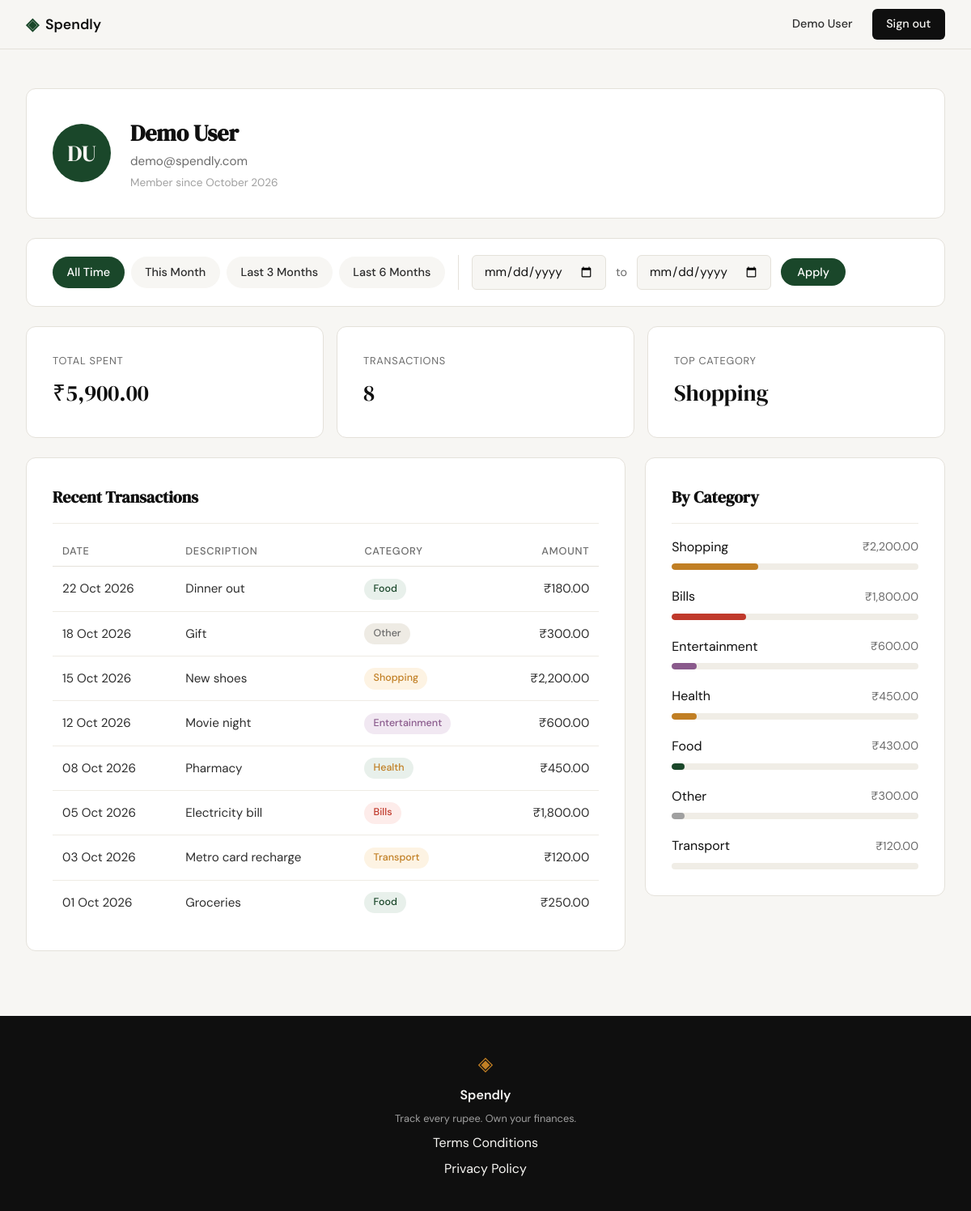
Screenshot of /profile (signed in) with the database file from the repository.
### tables this page shows
CREATE TABLE users (
                id            INTEGER PRIMARY KEY AUTOINCREMENT,
                name          TEXT NOT NULL,
                email         TEXT NOT NULL UNIQUE,
                password_hash TEXT NOT NULL,
                created_at    TEXT DEFAULT (datetime('now'))
            );

CREATE TABLE expenses (
                id          INTEGER PRIMARY KEY AUTOINCREMENT,
                user_id     INTEGER NOT NULL REFERENCES users(id),
                amount      REAL NOT NULL,
                category    TEXT NOT NULL,
                date        TEXT NOT NULL,
                description TEXT,
                created_at  TEXT DEFAULT (datetime('now'))
            );

### app.py (the view)
@app.route("/profile")
def profile():
    if not _is_signed_in():
        return redirect(url_for("login"))
    user = get_user_by_id(session["user_id"])
    start_date, end_date, date_error = _parse_date_range(request.args)
    transactions = [
        {
            "date": row["date"],
            "date_label": _format_date(row["date"]),
            "description": row["description"] or "",
            "category": row["category"],
            "amount": row["amount"],
            "badge_class": f"badge-{row['category'].lower()}",
        }
        for row in get_recent_expenses(
            user["id"], start_date=start_date, end_date=end_date
        )
    ]
    category_rows = get_category_totals(user["id"], start_date, end_date)
    grand_total = sum(row["total"] for row in category_rows)
    breakdown = [
        {
            "name": row["category"],
            "amount": row["total"],
            "bar_class": f"bar-w-{round(row['total'] / grand_total * 100 / 5) * 5}",
            "color_class": f"fill-{row['category'].lower()}",
        }
        for row in category_rows
    ] if grand_total else []
    summary = get_expense_summary(user["id"], start_date, end_date)
    stats = {
        "total_spent": summary["total_spent"],
        "count": summary["count"],
        "top_category": breakdown[0]["name"] if breakdown else "—",
    }
    initials = "".join(word[0] for word in user["name"].split()[:2]).upper() or "?"
    return render_template(
        "profile.html",
        initials=initials,
        member_since=_format_member_since(user["created_at"]),
        stats=stats,
        transactions=transactions,
        breakdown=breakdown,
        start_date=start_date,
        end_date=end_date,
        date_error=date_error,
        range_label=_range_label(start_date, end_date),
        presets=_filter_presets(start_date, end_date),
        is_filtered=bool(start_date or end_date),
    )

### app.py (called while the page is built)
@app.context_processor
def inject_current_user():
    user_id = session.get("user_id")
    return {"current_user": get_user_by_id(user_id) if user_id else None}

def _is_signed_in():
    user_id = session.get("user_id")
    return bool(user_id and get_user_by_id(user_id))

def _format_member_since(raw):
    try:
        return datetime.strptime(raw[:10], "%Y-%m-%d").strftime("%B %Y")
    except (TypeError, ValueError):
        return ""

def _format_date(raw):
    try:
        return datetime.strptime(raw[:10], "%Y-%m-%d").strftime("%d %b %Y")
    except (TypeError, ValueError):
        return raw or ""

def _parse_date_bound(raw):
    raw = (raw or "").strip()
    if not raw:
        return None, False
    try:
        return datetime.strptime(raw, "%Y-%m-%d").strftime("%Y-%m-%d"), False
    except ValueError:
        return None, True

def _parse_date_range(args):
    start, start_bad = _parse_date_bound(args.get("start_date"))
    end, end_bad = _parse_date_bound(args.get("end_date"))
    if start_bad or end_bad:
        return start, end, "Please enter dates in YYYY-MM-DD format."
    if start and end and start > end:
        return None, None, "Start date must be on or before the end date."
    return start, end, None

def _months_back_start(today, months):
    index = today.year * 12 + today.month - 1 - months
    return today.replace(year=index // 12, month=index % 12 + 1, day=1)

def _filter_presets(start, end):
    today = date.today()
    end_iso = today.isoformat()
    presets = [
        ("All Time", None, None),
        ("This Month", today.replace(day=1).isoformat(), end_iso),
        ("Last 3 Months", _months_back_start(today, 3).isoformat(), end_iso),
        ("Last 6 Months", _months_back_start(today, 6).isoformat(), end_iso),
    ]
    return [
        {
            "label": label,
            "start": p_start,
            "end": p_end,
            "active": (p_start, p_end) == (start, end),
        }
        for label, p_start, p_end in presets
    ]

def _range_label(start, end):
    if start and end:
        return f"Showing {_format_date(start)} – {_format_date(end)}"
    if start:
        return f"Showing from {_format_date(start)}"
    if end:
        return f"Showing up to {_format_date(end)}"
    return None

### database/db.py (called while the page is built)
def get_db():
    conn = sqlite3.connect(DB_PATH)
    conn.row_factory = sqlite3.Row
    conn.execute("PRAGMA foreign_keys = ON")
    return conn

### templates/profile.html (shortened to what this page needs)
{% extends "base.html" %}
{% block content %}
<section class="profile-page">
    <div class="profile-inner">
        <section class="profile-card">
            <div class="profile-avatar" aria-hidden="true">{{ initials }}</div>
            <div>
                <h1 class="profile-name">{{ current_user["name"] }}</h1>
                <p class="profile-email">{{ current_user["email"] }}</p>
                {% if member_since %}
                <p class="profile-since">Member since {{ member_since }}</p>
                {% endif %}
            </div>
        </section>
        <section class="filter-card" aria-label="Filter by date">
            <div class="filter-bar">
                <nav class="filter-presets" aria-label="Quick ranges">
                    {% for preset in presets %}
                    <a class="filter-pill{% if preset.active %} is-active{% endif %}"
                       href="{% if preset.start %}{{ url_for('profile', start_date=preset.start, end_date=preset.end) }}{% else %}{{ url_for('profile') }}{% endif %}"
                       {% if preset.active %}aria-current="true"{% endif %}>{{ preset.label }}</a>
                    {% endfor %}
                </nav>
                <form method="get" action="{{ url_for('profile') }}" class="filter-form">
                    <input type="date" id="start_date" name="start_date" class="form-input" aria-label="From date" value="{{ start_date or '' }}">
                    <span class="filter-sep">to</span>
                    <input type="date" id="end_date" name="end_date" class="form-input" aria-label="To date" value="{{ end_date or '' }}">
                    <button type="submit" class="filter-apply">Apply</button>
                </form>
            </div>
        </section>
        <section class="profile-stats" aria-label="Summary">
            <div class="stat-card">
                <span class="stat-label">Total spent</span>
                <span class="stat-value">₹{{ "{:,.2f}".format(stats.total_spent) }}</span>
            </div>
            <div class="stat-card">
                <span class="stat-label">Transactions</span>
                <span class="stat-value">{{ stats.count }}</span>
            </div>
            <div class="stat-card">
                <span class="stat-label">Top category</span>
                <span class="stat-value">{{ stats.top_category }}</span>
            </div>
        </section>
        <div class="profile-columns">
        <section class="profile-section">
            <h2 class="profile-section-title">Recent Transactions</h2>
            <div class="tx-table-wrap">
                <table class="tx-table">
                    <thead>
                        <tr>
                            <th scope="col">Date</th>
                            <th scope="col">Description</th>
                            <th scope="col">Category</th>
                            <th scope="col" class="tx-amount">Amount</th>
                        </tr>
                    </thead>
                    <tbody>
                        {% for tx in transactions %}
                        <tr>
                            <td>{{ tx.date_label }}</td>
                            <td>{{ tx.description }}</td>
                            <td><span class="badge {{ tx.badge_class }}">{{ tx.category }}</span></td>
                            <td class="tx-amount">₹{{ "{:,.2f}".format(tx.amount) }}</td>
                        </tr>
                        {% else %}
                        <tr>
                            <td colspan="4">{% if is_filtered %}No transactions in this range.{% else %}No expenses yet.{% endif %}</td>
                        </tr>
                        {% endfor %}
                    </tbody>
                </table>
            </div>
        </section>
        <section class="profile-section">
            <h2 class="profile-section-title">By Category</h2>
            <div class="breakdown">
                {% for item in breakdown %}
                <div class="breakdown-item">
                    <div class="breakdown-meta">
                        <span>{{ item.name }}</span>
                        <span class="breakdown-total">₹{{ "{:,.2f}".format(item.amount) }}</span>
                    </div>
                    <div class="breakdown-track" aria-hidden="true">
                        <div class="breakdown-fill {{ item.bar_class }} {{ item.color_class }}"></div>
                    </div>
                </div>
                {% else %}
                <p>{% if is_filtered %}No expenses in this range.{% else %}No expenses yet.{% endif %}</p>
                {% endfor %}
            </div>
        </section>
        </div>
    </div>
</section>
{% endblock %}

### templates/base.html (shortened to what this page needs)
<!DOCTYPE html>
<html lang="en">
<head>
    <link rel="stylesheet" href="{{ url_for('static', filename='css/style.css') }}">
</head>
<body>
    <nav class="navbar">
        <div class="nav-inner">
            <a href="{{ url_for('landing') }}" class="nav-brand">
                <span class="brand-icon">◈</span>
                <span class="brand-name">Spendly</span>
            </a>
            <div class="nav-links">
                {% if current_user %}
                <a href="{{ url_for('profile') }}" class="nav-user">{{ current_user["name"] }}</a>
                <a href="{{ url_for('logout') }}" class="nav-cta">Sign out</a>
                {% else %}
                <a href="{{ url_for('login') }}">Sign in</a>
                <a href="{{ url_for('register') }}" class="nav-cta">Get started</a>
                {% endif %}
            </div>
        </div>
    </nav>
    <main class="main-content">
        {% block content %}{% endblock %}
    </main>
    <footer class="footer">
        <div class="footer-inner">
            <span class="brand-icon">◈</span>
            <span class="footer-name">Spendly</span>
            <p class="footer-copy">Track every rupee. Own your finances.</p>
            <a href="{{ url_for('terms') }}">Terms Conditions</a>
            <a href="{{ url_for('privacy') }}">Privacy Policy</a>
        </div>
    </footer>
</body>
</html>

### rows the page displays
users: name "Demo User", email "demo@spendly.com"
expenses: top_category "Shopping", date_label "15 Oct 2026", description "New shoes", category "Shopping", amount "2,200.00", name "Shopping"
expenses: date_label "22 Oct 2026", description "Dinner out", category "Food", amount "180.00"
expenses: date_label "18 Oct 2026", description "Gift", category "Other", amount "300.00", name "Other"
expenses: date_label "12 Oct 2026", description "Movie night", category "Entertainment", amount "600.00", name "Entertainment"
expenses: date_label "08 Oct 2026", description "Pharmacy", category "Health", amount "450.00", name "Health"
expenses: date_label "05 Oct 2026", description "Electricity bill", category "Bills", amount "1,800.00", name "Bills"
expenses: date_label "03 Oct 2026", description "Metro card recharge", category "Transport", amount "120.00", name "Transport"
expenses: date_label "01 Oct 2026", description "Groceries", category "Food", amount "250.00"

### other values shown
{{ initials }} "DU"
{{ member_since }} "October 2026"
{{ preset.label }} "All Time" "This Month" "Last 3 Months" "Last 6 Months"
{{ "{:,.2f}".format(stats.total_spent) }} "5,900.00"
{{ stats.count }} "8"
{{ item.name }} "Food"
{{ "{:,.2f}".format(item.amount) }} "430.00"
